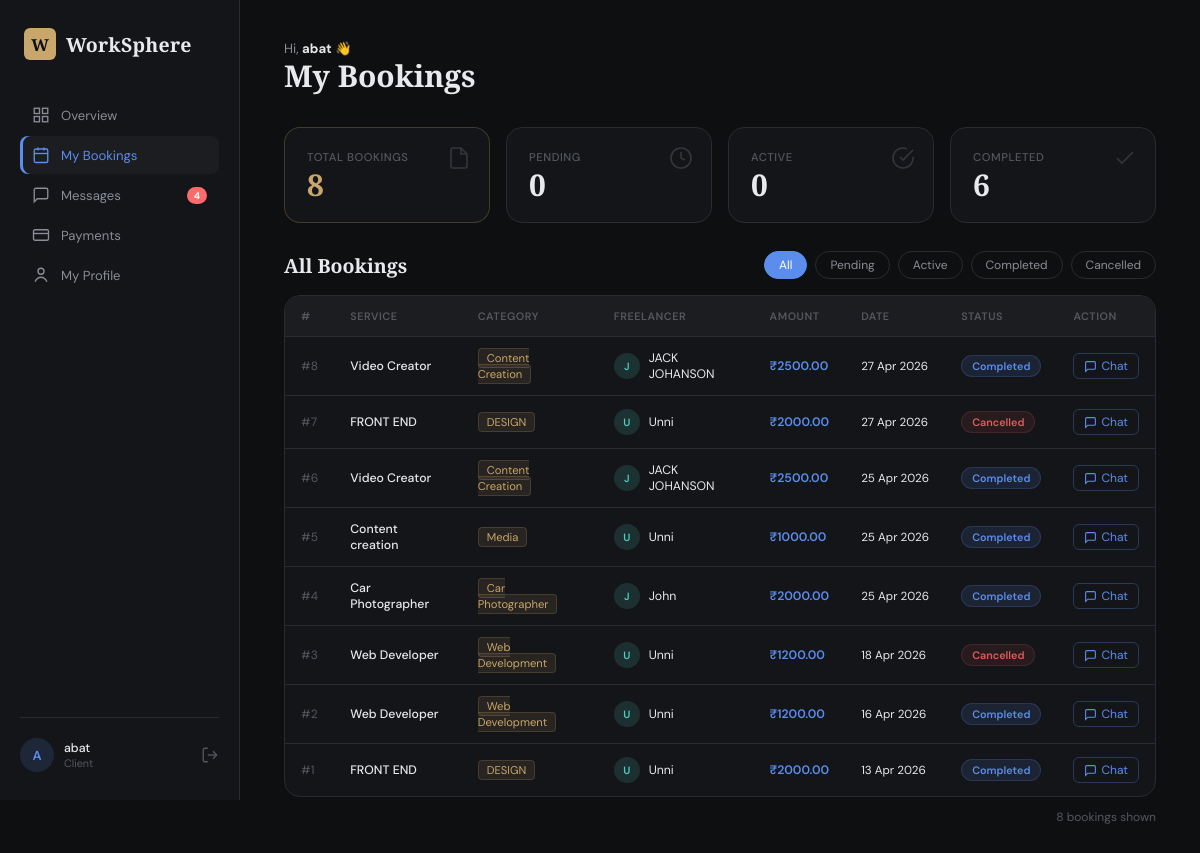
The app's page /my-bookings (signed in) with its own data.
### models.py (models this page shows, shortened)
class User(UserMixin, db.Model):
    __tablename__ = 'user'
    id            = db.Column(db.Integer, primary_key=True)
    username      = db.Column(db.String(80),  unique=True, nullable=False)
    email         = db.Column(db.String(120), unique=True, nullable=False)
    full_name     = db.Column(db.String(150), nullable=False)
    password_hash = db.Column(db.String(256), nullable=False)
    role          = db.Column(db.String(20),  nullable=False, default='client')
    created_at    = db.Column(db.DateTime,    default=datetime.utcnow)
    services               = db.relationship('Service',  foreign_keys='Service.freelancer_id',  backref='freelancer', lazy=True)
    bookings_as_client     = db.relationship('Booking',  foreign_keys='Booking.client_id',      backref='client',     lazy=True)
    bookings_as_freelancer = db.relationship('Booking',  foreign_keys='Booking.freelancer_id',  backref='freelancer', lazy=True)
    sent_messages          = db.relationship('Message',  foreign_keys='Message.sender_id',      backref='sender',     lazy=True)
    received_messages      = db.relationship('Message',  foreign_keys='Message.receiver_id',    backref='receiver',   lazy=True)
    payments_made          = db.relationship('Payment',  foreign_keys='Payment.client_id',      backref='client',     lazy=True)
    payments_received      = db.relationship('Payment',  foreign_keys='Payment.freelancer_id',  backref='freelancer', lazy=True)

class Booking(db.Model):
    __tablename__ = 'booking'
    id            = db.Column(db.Integer, primary_key=True)
    client_id     = db.Column(db.Integer, db.ForeignKey('user.id'), nullable=False)
    freelancer_id = db.Column(db.Integer, db.ForeignKey('user.id'), nullable=False)
    service_id    = db.Column(db.Integer, db.ForeignKey('service.id'), nullable=False)
    status        = db.Column(db.String(20), default='pending')  # pending|accepted|completed|cancelled
    amount        = db.Column(db.Float,      nullable=False)
    message       = db.Column(db.Text,       nullable=True)
    created_at    = db.Column(db.DateTime,   default=datetime.utcnow)
    payment       = db.relationship('Payment',   backref='booking',      uselist=False, lazy=True)
    milestones    = db.relationship('Milestone', backref='booking',      lazy=True, order_by='Milestone.week_number')

class Service(db.Model):
    __tablename__ = 'service'
    id            = db.Column(db.Integer, primary_key=True)
    freelancer_id = db.Column(db.Integer, db.ForeignKey('user.id'), nullable=False)
    title         = db.Column(db.String(150), nullable=False)
    description   = db.Column(db.Text,        nullable=False)
    category      = db.Column(db.String(80),  nullable=False)
    price         = db.Column(db.Float,       nullable=False)
    is_active     = db.Column(db.Boolean,     default=True)
    created_at    = db.Column(db.DateTime,    default=datetime.utcnow)
    bookings      = db.relationship('Booking', backref='service', lazy=True)

### app.py (the view)
@app.route('/my-bookings')
@login_required
def my_bookings():
    if current_user.role != 'client':
        return redirect(url_for('dashboard'))
    bookings = Booking.query.filter_by(
        client_id=current_user.id
    ).order_by(
        Booking.created_at.desc()
    ).all()
    unread_msgs = Message.query.filter_by(
        receiver_id=current_user.id,
        is_read=False
    ).count()
    return render_template(
        'my_bookings.html',
        my_bookings=bookings,
        unread_msgs=unread_msgs
    )

### app.py (called while the page is built)
@login_manager.user_loader
def load_user(user_id):
    return db.session.get(User, int(user_id))

@app.after_request
def no_cache(response):
    response.headers['Cache-Control'] = 'no-store, no-cache, must-revalidate, private'
    response.headers['Pragma'] = 'no-cache'
    response.headers['Expires'] = '0'
    return response

@app.before_request
def enforce_session_user():
    open_routes = {'login', 'register', 'static'}
    if request.endpoint in open_routes:
        return
    session_uid = session.get('_user_id')
    if session_uid is None:
        return
    if current_user.is_authenticated and str(current_user.id) != str(session_uid):
        logout_user()
        flash('Session expired. Please log in again.', 'info')
        return redirect(url_for('login'))

### templates/my_bookings.html (shortened to what this page needs)
{% extends "base.html" %}
{% block content %}
<div class="app-layout">
  <aside class="sidebar sidebar--client">
    <div class="sidebar__brand">
      <div class="brand__mark brand__mark--sm">W</div>
      <span class="brand__name">WorkSphere</span>
    </div>
<nav class="sidebar__nav">
  <a href="{{ url_for('dashboard') }}"
     class="nav-item {% if request.endpoint == 'dashboard' %}nav-item--active{% endif %}">
    <svg viewBox="0 0 24 24" fill="none" stroke="currentColor"
         stroke-width="1.8" width="18">
      <rect x="3" y="3" width="7" height="7"/>
      <rect x="14" y="3" width="7" height="7"/>
      <rect x="3" y="14" width="7" height="7"/>
      <rect x="14" y="14" width="7" height="7"/>
    </svg>
    <span>Overview</span>
  </a>
  <a href="{{ url_for('my_bookings') }}"
     class="nav-item {% if request.endpoint == 'my_bookings' %}nav-item--active{% endif %}">
    <svg viewBox="0 0 24 24" fill="none" stroke="currentColor"
         stroke-width="1.8" width="18">
      <path d="M8 2v4"/>
      <path d="M16 2v4"/>
      <rect x="3" y="4" width="18" height="18" rx="2"/>
      <path d="M3 10h18"/>
    </svg>
    <span>My Bookings</span>
  </a>
  <a href="{{ url_for('messages') }}"
     class="nav-item {% if request.endpoint == 'messages' %}nav-item--active{% endif %}">
    <svg viewBox="0 0 24 24" fill="none" stroke="currentColor"
         stroke-width="1.8" width="18">
      <path d="M21 15a2 2 0 0 1-2 2H7l-4 4V5a2 2 0 0 1 2-2h14a2 2 0 0 1 2 2z"/>
    </svg>
    <span>Messages</span>
    {% if unread_msgs > 0 %}
    <span style="
      background:#ff6b6b;
      color:#fff;
      font-size:.65rem;
      font-weight:700;
      padding:2px 7px;
      border-radius:999px;
      margin-left:auto;">
      {{ unread_msgs }}
    </span>
    {% endif %}
  </a>
  <a href="{{ url_for('payments') }}"
     class="nav-item {% if request.endpoint == 'payments' %}nav-item--active{% endif %}">
    <svg viewBox="0 0 24 24" fill="none" stroke="currentColor"
         stroke-width="1.8" width="18">
      <rect x="2" y="5" width="20" height="14" rx="2"/>
      <path d="M2 10h20"/>
    </svg>
    <span>Payments</span>
  </a>
  <a href="{{ url_for('client_profile') }}"
     class="nav-item {% if request.endpoint == 'client_profile' %}nav-item--active{% endif %}">
    <svg viewBox="0 0 24 24" fill="none" stroke="currentColor"
         stroke-width="1.8" width="18">
      <circle cx="12" cy="7" r="4"/>
      <path d="M4 21c2-4 6-6 8-6s6 2 8 6"/>
    </svg>
    <span>My Profile</span>
  </a>
</nav>
    <div class="sidebar__footer">
      <div class="sidebar__user">
        <div class="avatar avatar--client">{{ current_user.username[0].upper() }}</div>
        <div class="sidebar__user-info">
          <span class="sidebar__user-name">{{ current_user.username }}</span>
          <span class="sidebar__user-role">Client</span>
        </div>
      </div>
      <a href="{{ url_for('logout') }}" class="logout-btn" title="Logout">
        <svg viewBox="0 0 24 24" fill="none" stroke="currentColor" stroke-width="1.8" width="18"><path d="M9 21H5a2 2 0 0 1-2-2V5a2 2 0 0 1 2-2h4"/><polyline points="16 17 21 12 16 7"/><line x1="21" y1="12" x2="9" y2="12"/></svg>
      </a>
    </div>
  </aside>
  <main class="main-content">
    <header class="page-header">
      <div class="page-header__left">
        <p class="page-header__greeting">Hi, <strong>{{ current_user.username }}</strong> 👋</p>
        <h2 class="page-header__title">My Bookings</h2>
      </div>
    </header>
    <div class="stats-grid" style="margin-bottom:28px">
      <div class="stat-card stat-card--accent">
        <span class="stat-card__label">Total Bookings</span>
        <span class="stat-card__value">{{ my_bookings | length }}</span>
        <div class="stat-card__icon"><svg viewBox="0 0 24 24" fill="none" stroke="currentColor" stroke-width="1.6" width="24"><path d="M14 2H6a2 2 0 0 0-2 2v16a2 2 0 0 0 2 2h12a2 2 0 0 0 2-2V8z"/><polyline points="14 2 14 8 20 8"/></svg></div>
      </div>
      <div class="stat-card">
        <span class="stat-card__label">Pending</span>
        <span class="stat-card__value">{{ my_bookings | selectattr('status','equalto','pending') | list | length }}</span>
        <div class="stat-card__icon"><svg viewBox="0 0 24 24" fill="none" stroke="currentColor" stroke-width="1.6" width="24"><circle cx="12" cy="12" r="10"/><polyline points="12 6 12 12 16 14"/></svg></div>
      </div>
      <div class="stat-card">
        <span class="stat-card__label">Active</span>
        <span class="stat-card__value">{{ my_bookings | selectattr('status','equalto','accepted') | list | length }}</span>
        <div class="stat-card__icon"><svg viewBox="0 0 24 24" fill="none" stroke="currentColor" stroke-width="1.6" width="24"><path d="M22 11.08V12a10 10 0 1 1-5.93-9.14"/><polyline points="22 4 12 14.01 9 11.01"/></svg></div>
      </div>
      <div class="stat-card">
        <span class="stat-card__label">Completed</span>
        <span class="stat-card__value">{{ my_bookings | selectattr('status','equalto','completed') | list | length }}</span>
        <div class="stat-card__icon"><svg viewBox="0 0 24 24" fill="none" stroke="currentColor" stroke-width="1.6" width="24"><polyline points="20 6 9 17 4 12"/></svg></div>
      </div>
    </div>
    <div class="section-header" style="margin-bottom:16px">
      <h3 class="section-title">All Bookings</h3>
      <div style="display:flex;gap:8px" id="filterTabs">
        <button class="filter-tab filter-tab--active" data-filter="all">All</button>
        <button class="filter-tab" data-filter="pending">Pending</button>
        <button class="filter-tab" data-filter="accepted">Active</button>
        <button class="filter-tab" data-filter="completed">Completed</button>
        <button class="filter-tab" data-filter="cancelled">Cancelled</button>
      </div>
    </div>
    {% if my_bookings %}
    <div class="table-card">
      <div class="table-wrap">
        <table class="data-table" id="bookingsTable">
          <thead>
            <tr>
              <th>#</th>
              <th>Service</th>
              <th>Category</th>
              <th>Freelancer</th>
              <th>Amount</th>
              <th>Date</th>
              <th>Status</th>
              <th>Action</th>
            </tr>
          </thead>
          <tbody>
            {% for booking in my_bookings %}
            <tr data-status="{{ booking.status }}">
              <td style="color:var(--text-3);font-size:.8rem">#{{ booking.id }}</td>
              <td style="font-weight:500;color:var(--text)">{{ booking.service.title }}</td>
              <td>
                <span style="font-size:.75rem;padding:2px 8px;border-radius:4px;background:rgba(201,167,106,.1);color:var(--accent);border:1px solid rgba(201,167,106,.2)">
                  {{ booking.service.category }}
                </span>
              </td>
              <td>
                <div class="user-cell">
                  <div class="avatar avatar--freelancer avatar--xs">{{ booking.freelancer.username[0].upper() }}</div>
                  <span>{{ booking.freelancer.full_name }}</span>
                </div>
              </td>
              <td style="color:var(--client);font-weight:600">₹{{ "%.2f"|format(booking.amount) }}</td>
              <td class="td--date">{{ booking.created_at.strftime('%d %b %Y') }}</td>
              <td><span class="status-badge status-badge--{{ booking.status }}">{{ booking.status | capitalize }}</span></td>
              <td>
                <a href="{{ url_for('chat', other_id=booking.freelancer_id) }}"
                   style="font-size:.8rem;color:var(--client);text-decoration:none;display:inline-flex;align-items:center;gap:4px;padding:4px 10px;border:1px solid rgba(91,141,238,.3);border-radius:6px;transition:background .2s"
                   onmouseover="this.style.background='rgba(91,141,238,.1)'"
                   onmouseout="this.style.background='transparent'">
                  <svg viewBox="0 0 24 24" fill="none" stroke="currentColor" stroke-width="2" width="13"><path d="M21 15a2 2 0 0 1-2 2H7l-4 4V5a2 2 0 0 1 2-2h14a2 2 0 0 1 2 2z"/></svg>
                  Chat
                </a>
              </td>
            </tr>
            {% endfor %}
          </tbody>
        </table>
      </div>
    </div>
    <p style="margin-top:12px;font-size:.8rem;color:var(--text-3);text-align:right" id="rowCount"></p>
    {% endif %}
  </main>
</div>
{% endblock %}

### templates/my_bookings.html (style rules this page uses)
.filter-tab { padding: 5px 14px; font-size: .8rem; border: 1px solid var(--border); background: transparent; color: var(--text-2); border-radius: 20px; cursor: pointer; transition: all .2s; }
.filter-tab--active { background: var(--client); color: #fff; border-color: var(--client); }

### records on screen
User: username "A", username "abat"
Booking: id "8", service "Video Creator", service.category "Content Creation", freelancer "J", freelancer.full_name "JACK JOHANSON", amount "2500.00", created_at "27 Apr 2026", status "Completed"
Booking: id "7", service "FRONT END", service.category "DESIGN", freelancer "U", freelancer.full_name "Unni", amount "2000.00", created_at "27 Apr 2026", status "Cancelled"
Booking: id "6", service "Video Creator", service.category "Content Creation", freelancer "J", freelancer.full_name "JACK JOHANSON", amount "2500.00", created_at "25 Apr 2026", status "Completed"
Booking: id "5", service "Content creation", service.category "Media", freelancer "U", freelancer.full_name "Unni", amount "1000.00", created_at "25 Apr 2026", status "Completed"
Booking: id "4", service "Car Photographer", service.category "Car Photographer", freelancer "J", freelancer.full_name "John", amount "2000.00", created_at "25 Apr 2026", status "Completed"
Booking: id "3", service "Web Developer", service.category "Web Development", freelancer "U", freelancer.full_name "Unni", amount "1200.00", created_at "18 Apr 2026", status "Cancelled"
Booking: id "2", service "Web Developer", service.category "Web Development", freelancer "U", freelancer.full_name "Unni", amount "1200.00", created_at "16 Apr 2026", status "Completed"
Booking: id "1", service "FRONT END", service.category "DESIGN", freelancer "U", freelancer.full_name "Unni", amount "2000.00", created_at "13 Apr 2026", status "Completed"

### other values on screen
{{ unread_msgs }} "4"
{{ my_bookings | length }} "8"
{{ my_bookings | selectattr('status','equalto','pending') | list | length }} "0"
